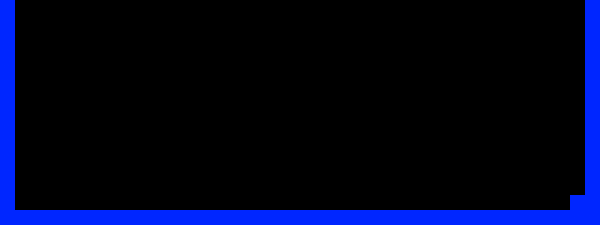

Rendered tile map (Tiled .tmx) drawn with the repository's tilesets; below, a short description and the map source with its tile grids summarised:
An orthogonal 40x15 tile map with 15x15 px tiles, 2 tile layers (Collision, Level), 3 tilesets.

<map version="1.0" orientation="orthogonal" width="40" height="15" tilewidth="15" tileheight="15">
 <tileset firstgid="1" name="Collision" tilewidth="15" tileheight="15">
  <image source="collision.png" width="16" height="16" />
 </tileset>
 <tileset firstgid="2" name="Level" tilewidth="15" tileheight="15">
  <image source="level.png" width="16" height="32" />
 </tileset>
 <tileset firstgid="4" name="Jump Reset" tilewidth="15" tileheight="15">
  <image source="collision.png" width="16" height="16" />
 </tileset>
 <layer name="Collision" width="40" height="15">
  <data>[600 cells, 69 non-empty, 1 distinct tile ids]</data>
 </layer>
 <layer name="Level" width="40" height="15">
  <data>[600 cells, 69 non-empty, 1 distinct tile ids]</data>
 </layer>
</map>
